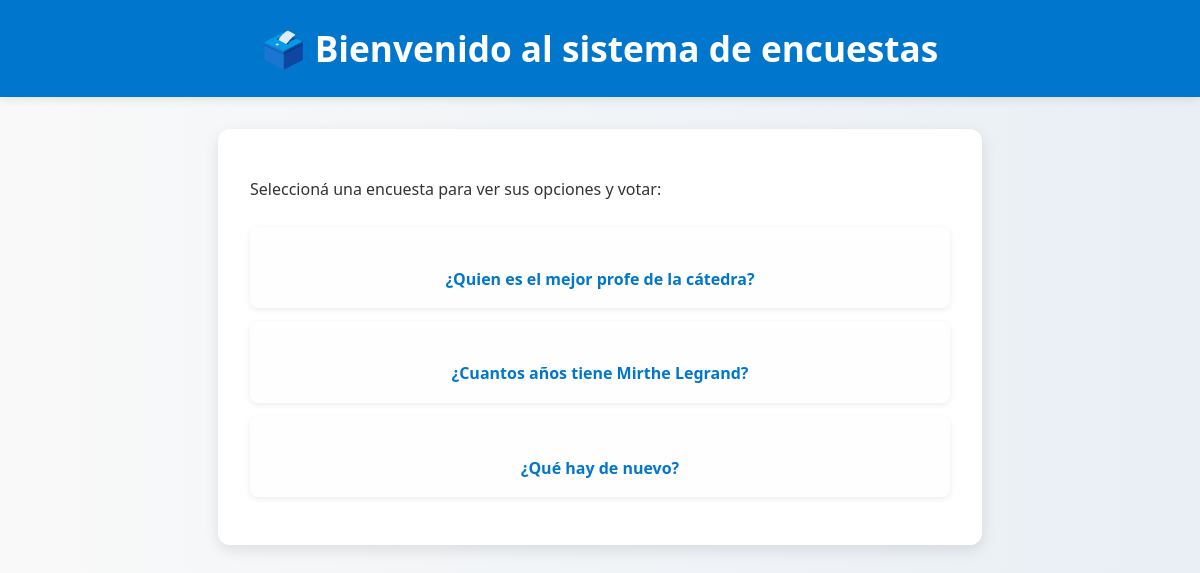
Screenshot of /polls/ with the database file from the repository.
### polls/models.py (models this page shows, shortened)
class Question(models.Model):
    question_text = models.CharField(max_length=200)
    pub_date = models.DateTimeField("date published")

### polls/views.py (the view)
# urls.py: path("", views.IndexView.as_view(), name="index"),
class IndexView(generic.ListView):
    template_name = "polls/index.html"
    context_object_name = "latest_question_list"
    def get_queryset(self):
        return Question.objects.order_by("-pub_date")[:5]

### polls/templates/polls/index.html (shortened to what this page needs)
{% load static %}
<!DOCTYPE html>
<html lang="es">
<head>
  <link rel="stylesheet" href="{% static 'polls/style.css' %}">
</head>
<body>
  <h1>🗳️ Bienvenido al sistema de encuestas</h1>
  <div class="container">
    {% if latest_question_list %}
      <p>Seleccioná una encuesta para ver sus opciones y votar:</p>
      <ul>
        {% for question in latest_question_list %}
          <li>
            <a href="{% url 'polls:detail' question.id %}">
              {{ question.question_text }}
            </a>
          </li>
        {% endfor %}
      </ul>
    {% else %}
      <p>No hay encuestas disponibles en este momento.</p>
    {% endif %}
  </div>
</body>
</html>

### polls/static/polls/style.css (style rules this page uses)
body { font-family: 'Segoe UI', Tahoma, Geneva, Verdana, sans-serif; margin: 0; padding: 0; background: linear-gradient(to right, #f9f9f9, #e9eff5); color: #333; line-height: 1.6; }
h1 { background: #0077cc; color: #fff; padding: 1.5rem; margin: 0; text-align: center; font-size: 2rem; line-height: 1.4; box-shadow: 0 2px 10px rgba(0,0,0,0.1); animation: fadeInDown 0.8s ease-out; }
.container { margin: 1rem; padding: 1.5rem; background: white; border-radius: 12px; box-shadow: 0 5px 15px rgba(0,0,0,0.1); animation: fadeIn 0.7s ease-in; }
ul { list-style: none; padding: 0; margin-top: 1.5rem; }
li { background: #fefefe; margin: 0.8rem 0; padding: 1.2rem; border-radius: 8px; box-shadow: 0 2px 6px rgba(0,0,0,0.08); font-size: 1.2rem; transition: all 0.3s ease; }
a { color: #0077cc; font-weight: 600; text-decoration: none; font-size: 1.1rem; display: block; margin-top: 1.5rem; text-align: center; }
@media (min-width: 600px) { .container { max-width: 700px; margin: 2rem auto; padding: 2rem; } }
@media (min-width: 600px) { h1 { font-size: 2.2rem; } }
@media (min-width: 600px) { li { font-size: 1rem; padding: 1rem; } }
@media (min-width: 600px) { a { font-size: 1rem; } }

### rows the page displays
Question: question_text "¿Quien es el mejor profe de la cátedra?"
Question: question_text "¿Cuantos años tiene Mirthe Legrand?"
Question: question_text "¿Qué hay de nuevo?"
